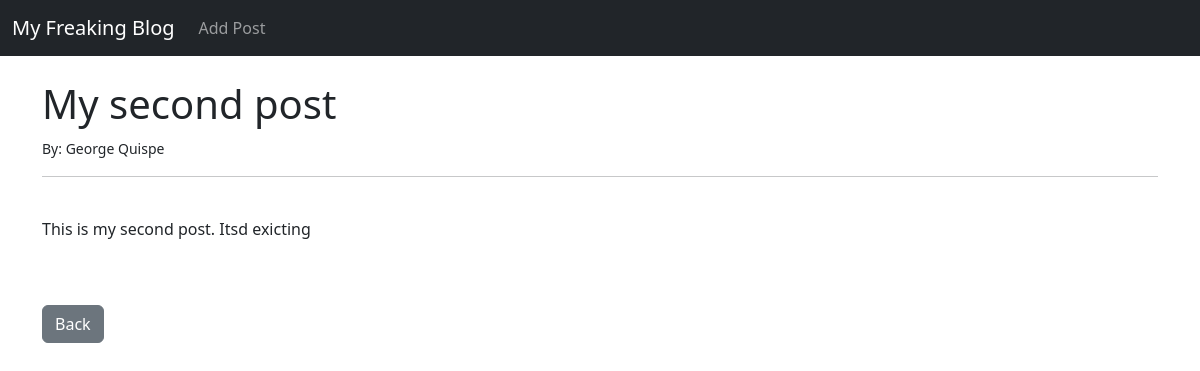
The app's page /article/2 with its own data.
### theblog/models.py (models this page shows, shortened)
class Post(models.Model):
    title = models.CharField(max_length=225)
    title_tag = models.CharField(max_length=225, default=" My Freakin Blog")
    author = models.ForeignKey(User, on_delete=models.CASCADE)
    body = models.TextField()

### theblog/views.py (the view)
# urls.py: path('article/<int:pk>',ArticleDetailView.as_view(),name='article-detail'),
class ArticleDetailView(DetailView):
    model = Post
    template_name = 'article_details.html'

### theblog/templates/article_details.html (shortened to what this page needs)
{% extends 'base.html' %}
{% block content %}
<h1>{{post.title}}</h1>
<small>By: {{post.author.first_name}}
    {{post.author.last_name }}</small><br/>
<hr>
<br/>
<p>{{post.body | safe}}</p>
<br/><br>
<a href="{% url 'home' %}" class="btn btn-secondary">Back</a>
{% endblock %}

### records on screen
Post: title "My second post", author.first_name "George", author.last_name "Quispe", body "This is my second post. Itsd exicting"
